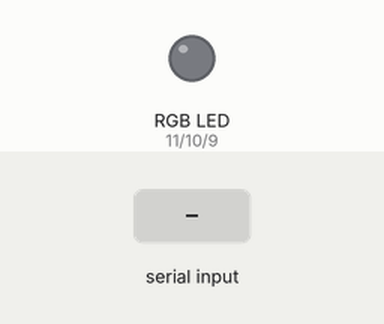
The sketch below on a simulated Arduino Uno, built with avr-gcc and run on an emulated ATmega328P. Shown: an RGB LED mixed from three pins (HIGH = lit). Inputs (shaded band) come from the test bench.

Above: at 1.2 s.
1.3 s: "1" received over Serial
At 1.7 s:
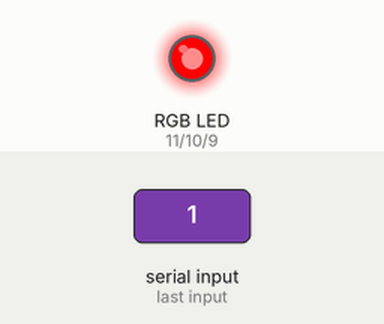
2.8 s: "2" received over Serial
At 4.0 s:
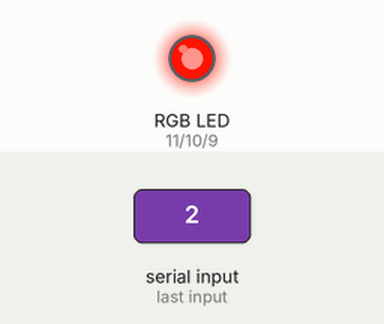
4.3 s: "3" received over Serial
At 5.2 s:
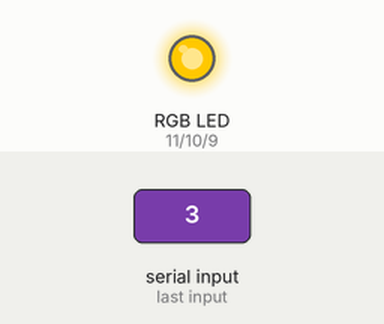
5.8 s: "4" received over Serial
At 6.3 s:
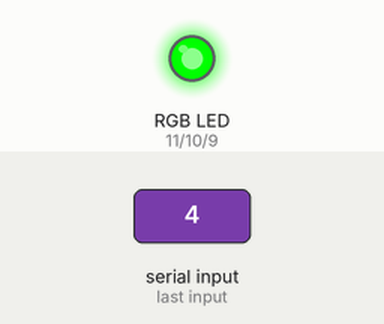
7.3 s: "5" received over Serial
At 8.5 s:
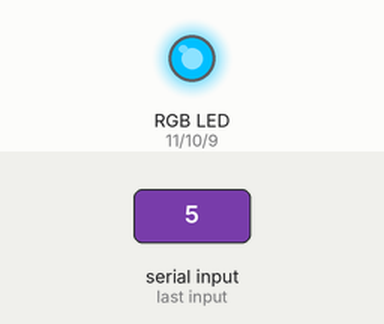
8.8 s: "6" received over Serial
At 9.8 s:
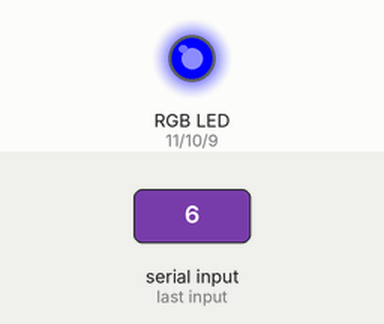
Timing chart, 0 to 11.3 s (numbered marks = the images above; inputs shaded):
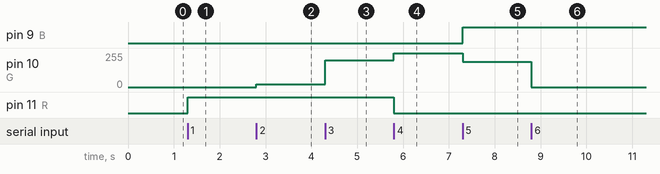

Measured:
- after the input at 1.3 s, pin 11 (R): LOW → HIGH at once
- after the input at 2.8 s, pin 10 (G): 0/255 → 20/255 at once
- after the input at 4.3 s, pin 10 (G): 20/255 → 200/255 at once
- after the input at 5.8 s, pin 10 (G): 200/255 → 255/255 at once; pin 11 (R): HIGH → LOW at once
- after the input at 7.3 s, pin 9 (B): LOW → HIGH at once; pin 10 (G): 255/255 → 191/255 at once
- after the input at 8.8 s, pin 10 (G): 191/255 → 0/255 at once

The sketch:

rainbow_RGB.ino
```cpp
int R = 11;
int G = 10;
int B = 9;

void setup() {
  pinMode(R, OUTPUT);
  pinMode(G, OUTPUT);
  pinMode(B, OUTPUT);
  Serial.begin(9600);
}

void loop() {
  if(Serial.available()){
    char value=Serial.read();

    switch(value){
      case '1' : // 빨강
        analogWrite(R,255);
        analogWrite(G,0);
        analogWrite(B,0);
        break;
      case '2' : // 주황
        analogWrite(R,255);
        analogWrite(G,20);
        analogWrite(B,0);
        break;
      case '3' : //노랑
        analogWrite(R,255);
        analogWrite(G,200);
        analogWrite(B,0);
        break;
      case '4' : //초록
        analogWrite(R,0);
        analogWrite(G,255);
        analogWrite(B,0);
        break;
      case '5' : //파랑
        analogWrite(R,0);
        analogWrite(G,191);
        analogWrite(B,255);
        break;
      case '6' : //남색
        analogWrite(R,0);
        analogWrite(G,0);
        analogWrite(B,255);
        break;
      case '7' : //보라
        analogWrite(R,255);
        analogWrite(G,0);
        analogWrite(B,255);
        break;
      default:
        analogWrite(R,0);
        analogWrite(G,0);
        analogWrite(B,0);
    }
  }
}
```
